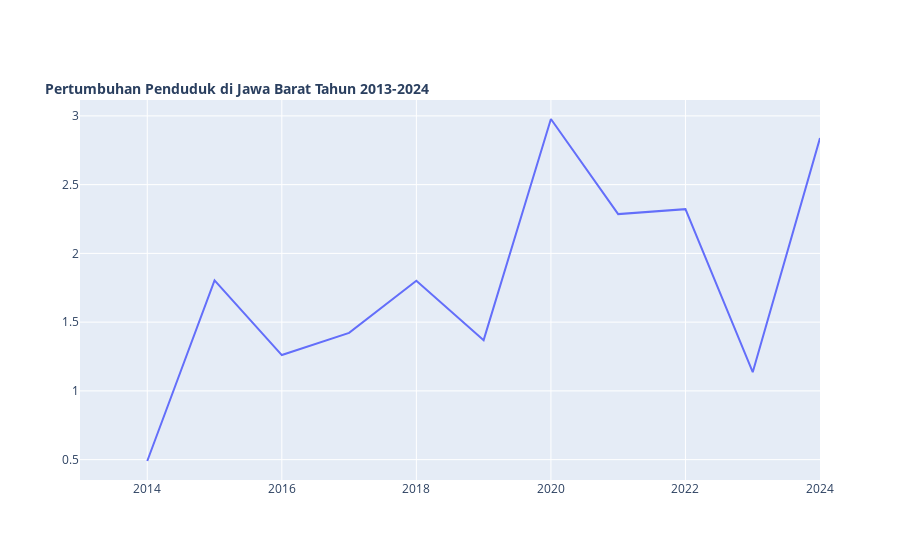

This figure's notebook cell:
### Markdown cell above
Interactive Chart

### Code cell
fig = go.Figure()

fig.add_trace(go.Scatter(
    x=df_jum_penduduk_pertahun['tahun'].values, # x-axis
    y=df_jum_penduduk_pertahun['growth'].values, # y-axis
    mode='lines', # Connect data points with lines
    name='Line' # Name in the legend
))

# Add and change title style
fig.update_layout(
    title='<b>Pertumbuhan Penduduk di Jawa Barat Tahun 2013-2024',
    title_font=dict(size=14),
                    #color='blue',
                    #family='Arial'),
    title_x=0.05,  # Title aligned with grid
    title_y=0.85,  # Title positioned near the top vertically
    
)
#fig.write_html( r'...\Pertumbuhan oenduduk di jawa barat.html', include_plotlyjs='cdn',  # load Plotly JS dari CDN, bukan disisipkan penuhfull_html=False  # simpan hanya div plot, bukan seluruh HTML page 
            #  )

### Figure 1 — Plotly figure (JSON) as saved in the notebook; plotly's stock layout.template omitted (floating-point values rounded to 4 significant figures)
{"data": [{"mode": "lines", "name": "Line", "type": "scatter", "x": [2013, 2014, 2015, 2016, 2017, 2018, 2019, 2020, 2021, 2022, 2023, 2024], "y": [null, 0.4901, 1.804, 1.26, 1.422, 1.802, 1.369, 2.977, 2.286, 2.322, 1.136, 2.838]}], "layout": {"title": {"font": {"size": 14}, "text": "<b>Pertumbuhan Penduduk di Jawa Barat Tahun 2013-2024", "x": 0.05, "y": 0.85}}}
